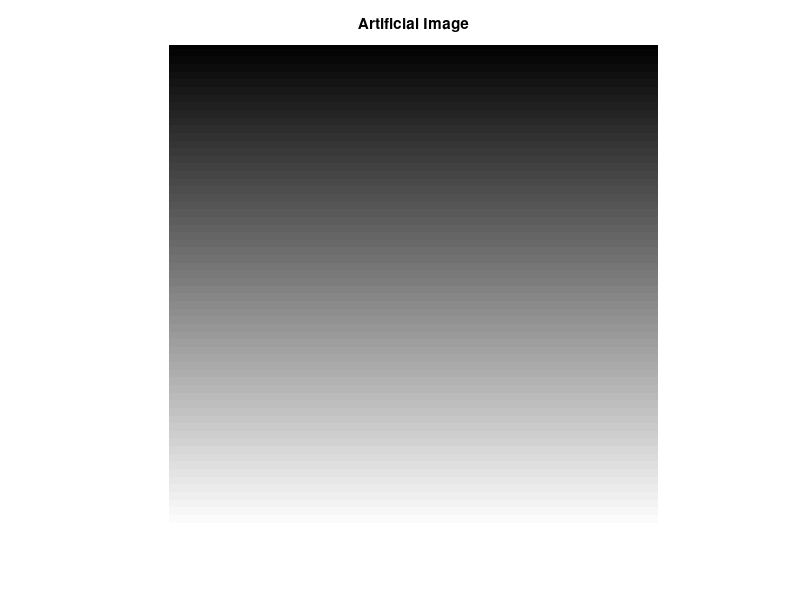

Write MATLAB code to recreate this figure. (Note: this script raises an error after producing the figure.)
close all
clc
% im_created = zeros(128);
% for i = 1:32
%     for j = 1:32
%         im_created(4*(i-1)+1,4*(j-1)+1) = 1;
%     end
% end
% figure();
% imshow(im_created);title('Artificial Image');
% figure();
% plotfft(im_created,1);

% im_created = zeros(128);
% for i = 1:32
%         im_created(4*(i-1)+1,:) = 1;
% end
% figure();
% imshow(im_created);title('Artificial Image');
% figure();
% plotfft(im_created,1);
% 
% 
% im_created = zeros(128);
% for i = 1:128
%         im_created(i,:) = abs(cos(i*4*pi/128));
% end
% figure();
% imshow(im_created);title('Artificial Image');
% figure();
% plotfft(im_created,1);
% 
% 
im_created = zeros(128);
for i = 1:128
        im_created(i,:) = i/128;
end
figure();
imshow(im_created);title('Artificial Image');
figure();
plotfft(im_created,1);

